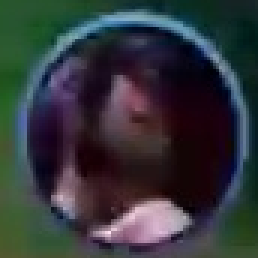
#> input picture Data/Champions/Akali/Akali_496418424743603.png, 86 x 86 px, given as the content of the folder ./test_images/, which was not available (shown 3 times larger)
$ python box_detect.py
#> lines starting #> are read from the running program, lines starting #| are printed output that depends on the picture; pictures that were not available may be replaced by others from this repository, and a replacement may not be noted
import cv2
import numpy as np
import os

class CircleDetector:
    def __init__(self):
        pass


    @staticmethod
    def detect_circles(image_path):
        # Đọc ảnh từ file
#> called with image_path = './test_images/Akali_496418424743603.png'
        image = cv2.imread(image_path, cv2.IMREAD_COLOR)
#> image is the input picture: shape (86, 86, 3); mean B, G, R 58.4, 54.6, 50.8
        height, width, _ = image.shape
#> height = 86; width = 86
        image = image[:, :width // 2, :]
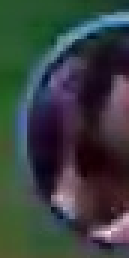
#> image: shape (86, 43, 3) (shown 3 times larger); mean B, G, R 63.3, 63.9, 56.3
        # Chuyển đổi ảnh sang ảnh xám để giảm chiều sâu màu
        gray = cv2.cvtColor(image, cv2.COLOR_BGR2GRAY)
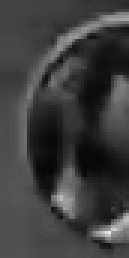
#> gray: shape (86, 43) (shown 3 times larger); min 5, max 236, mean 61.5

        # Áp dụng GaussianBlur để giảm nhiễu và làm tăng chất lượng detect
        gray_blurred = cv2.GaussianBlur(gray, (9, 9), 2)
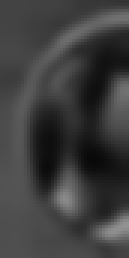
#> gray_blurred: shape (86, 43) (shown 3 times larger); min 9, max 146, mean 61.5

        # Sử dụng Hough Circle Transform để detect các đường tròn trong ảnh
        circles = cv2.HoughCircles(
            gray_blurred,
            cv2.HOUGH_GRADIENT,
            dp=1,
            minDist=100,
            param1=20,
            param2=20,
            minRadius=10,
            maxRadius=300
        )
#> circles = [[42.5, 43.5, 39.2]]

        bounding_boxes = []

        # Nếu có các đường tròn được detect
        if circles is not None:
            circles = np.uint16(np.around(circles))
#> circles = [[42, 44, 39]]
            for i in circles[0, :]:
                center = (i[0], i[1])  # Tọa độ tâm
                radius = i[2]  # Bán kính

                # Tính toán tọa độ của bounding box
                x_min = center[0] - radius
                y_min = center[1] - radius
                x_max = center[0] + radius
                y_max = center[1] + radius

                bounding_boxes.append(((int(x_min), int(y_min)), (int(x_max), int(y_max))))

                image = image[max(0,y_min - 3) :min(y_max + 3,width // 2) , max(0,x_min - 3):min(x_max + 3, height), :]
                return image
#> this loop made 1 pass
#> (center, radius, x_min, y_min, x_max, y_max) on pass 1: ((42, 44), 39, 3, 5, 81, 83)
#> pass 1, in detect_circles, `image = image[max(0,y_min - 3) :min(y_max + 3,width // 2) , max(0,x_mi..`:
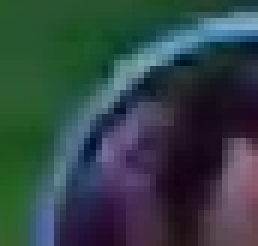
#> image: shape (41, 43, 3) (shown 6 times larger); mean B, G, R 68.7, 67.6, 49.9
#> after the loop, bounding_boxes = [((3, 5), (81, 83))]
        else:
            print("zo day")
            return image


def process_folder(input_folder, output_folder, circle_detect):
        # Đảm bảo thư mục đầu ra tồn tại
        if not os.path.exists(output_folder):
            os.makedirs(output_folder)

        # Lấy danh sách tất cả các tệp trong thư mục đầu vào
        files = [f for f in os.listdir(input_folder) if os.path.isfile(os.path.join(input_folder, f))]

        # Lặp qua từng tệp và xử lý
        for file in files:
            input_path = os.path.join(input_folder, file)
            output_name = file.split('_')[0]  # Lấy tên trước dấu _
            output_path = os.path.join(output_folder,output_name, f"{output_name}_{file.split('_')[1]}.png")
            # Thực hiện detect và lưu vào tệp mới
            try:
                processed_image = circle_detect.detect_circles(input_path)
                cv2.imwrite(output_path, processed_image)
            except:
                pass


if __name__ == "__main__":
    circle_detect = CircleDetector()
    input_folder = './test_images/'
    output_folder = './Data/Champions/'
    process_folder(input_folder, output_folder, circle_detect)
